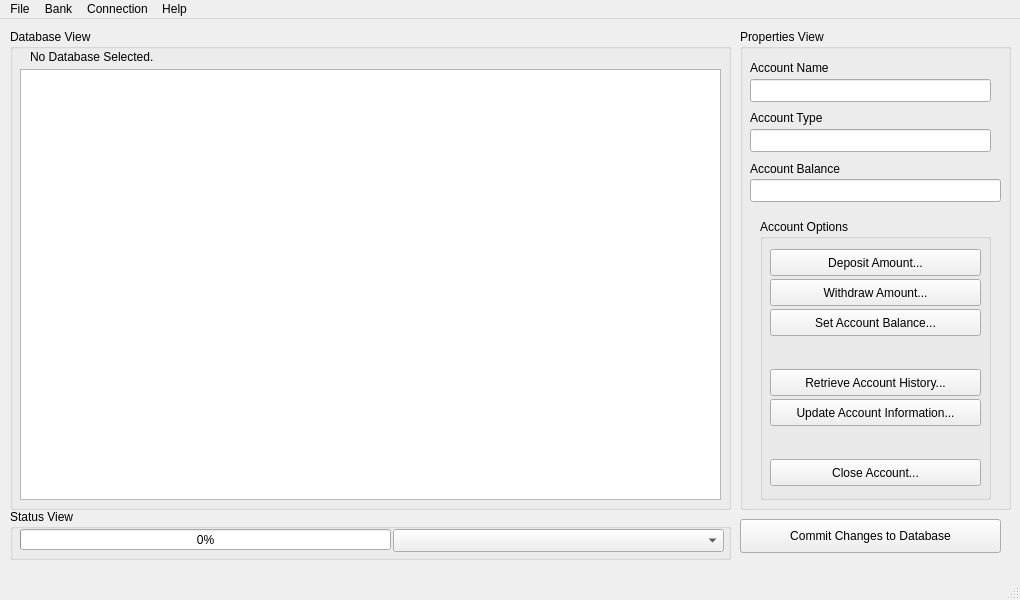
<?xml version="1.0" encoding="UTF-8"?>
<ui version="4.0">
 <class>MainWindow</class>
 <widget class="QMainWindow" name="MainWindow">
  <property name="geometry">
   <rect>
    <x>0</x>
    <y>0</y>
    <width>1020</width>
    <height>600</height>
   </rect>
  </property>
  <property name="minimumSize">
   <size>
    <width>1020</width>
    <height>600</height>
   </size>
  </property>
  <property name="maximumSize">
   <size>
    <width>1020</width>
    <height>600</height>
   </size>
  </property>
  <property name="windowTitle">
   <string>EasyAcct Unified Bank Account Manager</string>
  </property>
  <widget class="QWidget" name="centralwidget">
   <widget class="QGroupBox" name="groupBox">
    <property name="geometry">
     <rect>
      <x>10</x>
      <y>10</y>
      <width>721</width>
      <height>481</height>
     </rect>
    </property>
    <property name="title">
     <string>Database View</string>
    </property>
    <widget class="QTableView" name="vD_Table">
     <property name="geometry">
      <rect>
       <x>10</x>
       <y>40</y>
       <width>701</width>
       <height>431</height>
      </rect>
     </property>
     <property name="cornerButtonEnabled">
      <bool>false</bool>
     </property>
    </widget>
    <widget class="QLabel" name="vD_DatabaseTitle">
     <property name="geometry">
      <rect>
       <x>20</x>
       <y>20</y>
       <width>681</width>
       <height>16</height>
      </rect>
     </property>
     <property name="text">
      <string>No Database Selected.</string>
     </property>
    </widget>
   </widget>
   <widget class="QGroupBox" name="groupBox_2">
    <property name="geometry">
     <rect>
      <x>10</x>
      <y>490</y>
      <width>721</width>
      <height>51</height>
     </rect>
    </property>
    <property name="title">
     <string>Status View</string>
    </property>
    <widget class="QProgressBar" name="vS_ProgressBar">
     <property name="geometry">
      <rect>
       <x>10</x>
       <y>20</y>
       <width>371</width>
       <height>21</height>
      </rect>
     </property>
     <property name="value">
      <number>0</number>
     </property>
     <property name="textVisible">
      <bool>true</bool>
     </property>
    </widget>
    <widget class="QComboBox" name="vS_History">
     <property name="geometry">
      <rect>
       <x>383</x>
       <y>20</y>
       <width>331</width>
       <height>23</height>
      </rect>
     </property>
     <property name="duplicatesEnabled">
      <bool>true</bool>
     </property>
     <property name="DropDownStyle" stdset="0">
      <string>DropDownList</string>
     </property>
    </widget>
   </widget>
   <widget class="QGroupBox" name="groupBox_3">
    <property name="geometry">
     <rect>
      <x>740</x>
      <y>10</y>
      <width>271</width>
      <height>481</height>
     </rect>
    </property>
    <property name="title">
     <string>Properties View</string>
    </property>
    <widget class="QLabel" name="label_2">
     <property name="geometry">
      <rect>
       <x>10</x>
       <y>30</y>
       <width>91</width>
       <height>17</height>
      </rect>
     </property>
     <property name="text">
      <string>Account Name</string>
     </property>
    </widget>
    <widget class="QLabel" name="label_3">
     <property name="geometry">
      <rect>
       <x>10</x>
       <y>80</y>
       <width>81</width>
       <height>17</height>
      </rect>
     </property>
     <property name="text">
      <string>Account Type</string>
     </property>
    </widget>
    <widget class="QLabel" name="label">
     <property name="geometry">
      <rect>
       <x>10</x>
       <y>130</y>
       <width>251</width>
       <height>20</height>
      </rect>
     </property>
     <property name="text">
      <string>Account Balance</string>
     </property>
    </widget>
    <widget class="QLineEdit" name="vP_AccountBalanceBox">
     <property name="geometry">
      <rect>
       <x>10</x>
       <y>150</y>
       <width>251</width>
       <height>23</height>
      </rect>
     </property>
    </widget>
    <widget class="QGroupBox" name="groupBox_4">
     <property name="geometry">
      <rect>
       <x>20</x>
       <y>190</y>
       <width>231</width>
       <height>281</height>
      </rect>
     </property>
     <property name="title">
      <string>Account Options</string>
     </property>
     <widget class="QPushButton" name="vP_b_accountDeposit">
      <property name="geometry">
       <rect>
        <x>10</x>
        <y>30</y>
        <width>211</width>
        <height>27</height>
       </rect>
      </property>
      <property name="text">
       <string>Deposit Amount...</string>
      </property>
     </widget>
     <widget class="QPushButton" name="vP_b_accountWithdraw">
      <property name="geometry">
       <rect>
        <x>10</x>
        <y>60</y>
        <width>211</width>
        <height>27</height>
       </rect>
      </property>
      <property name="text">
       <string>Withdraw Amount...</string>
      </property>
     </widget>
     <widget class="QPushButton" name="vP_b_accountSetBal">
      <property name="geometry">
       <rect>
        <x>10</x>
        <y>90</y>
        <width>211</width>
        <height>27</height>
       </rect>
      </property>
      <property name="text">
       <string>Set Account Balance...</string>
      </property>
     </widget>
     <widget class="QPushButton" name="vP_b_retrieveAccountHistory">
      <property name="geometry">
       <rect>
        <x>10</x>
        <y>150</y>
        <width>211</width>
        <height>27</height>
       </rect>
      </property>
      <property name="text">
       <string>Retrieve Account History...</string>
      </property>
     </widget>
     <widget class="QPushButton" name="vP_b_updateAccountInfo">
      <property name="geometry">
       <rect>
        <x>10</x>
        <y>180</y>
        <width>211</width>
        <height>27</height>
       </rect>
      </property>
      <property name="text">
       <string>Update Account Information...</string>
      </property>
     </widget>
     <widget class="QPushButton" name="vP_b_closeAccount">
      <property name="geometry">
       <rect>
        <x>10</x>
        <y>240</y>
        <width>211</width>
        <height>27</height>
       </rect>
      </property>
      <property name="text">
       <string>Close Account...</string>
      </property>
     </widget>
    </widget>
    <widget class="QLineEdit" name="vP_AccountNameBox">
     <property name="geometry">
      <rect>
       <x>10</x>
       <y>50</y>
       <width>241</width>
       <height>23</height>
      </rect>
     </property>
     <property name="text">
      <string/>
     </property>
    </widget>
    <widget class="QLineEdit" name="vP_AccountTypeBox">
     <property name="geometry">
      <rect>
       <x>10</x>
       <y>100</y>
       <width>241</width>
       <height>23</height>
      </rect>
     </property>
    </widget>
   </widget>
   <widget class="QPushButton" name="commitchanges">
    <property name="geometry">
     <rect>
      <x>740</x>
      <y>500</y>
      <width>261</width>
      <height>34</height>
     </rect>
    </property>
    <property name="text">
     <string>Commit Changes to Database</string>
    </property>
   </widget>
  </widget>
  <widget class="QMenuBar" name="menubar">
   <property name="geometry">
    <rect>
     <x>0</x>
     <y>0</y>
     <width>1020</width>
     <height>30</height>
    </rect>
   </property>
   <widget class="QMenu" name="menuFile">
    <property name="title">
     <string>File</string>
    </property>
    <widget class="QMenu" name="menuNew">
     <property name="title">
      <string>New...</string>
     </property>
     <addaction name="mf_b_newdbfile"/>
    </widget>
    <widget class="QMenu" name="menuImport">
     <property name="title">
      <string>Import...</string>
     </property>
     <addaction name="mf_i_importacctfromcsv"/>
     <addaction name="mf_i_importtransfromcsv"/>
    </widget>
    <addaction name="menuNew"/>
    <addaction name="separator"/>
    <addaction name="menuImport"/>
   </widget>
   <widget class="QMenu" name="menuAccounts">
    <property name="title">
     <string>Bank</string>
    </property>
    <addaction name="mb_a_open"/>
    <addaction name="separator"/>
   </widget>
   <widget class="QMenu" name="menuConnection">
    <property name="title">
     <string>Connection</string>
    </property>
    <addaction name="mb_c_connectionoptions"/>
    <addaction name="separator"/>
    <addaction name="actionSync_with_connection"/>
   </widget>
   <widget class="QMenu" name="menuHelp">
    <property name="title">
     <string>Help</string>
    </property>
    <addaction name="mb_v_policy"/>
    <addaction name="actionAbout"/>
   </widget>
   <addaction name="menuFile"/>
   <addaction name="menuAccounts"/>
   <addaction name="menuConnection"/>
   <addaction name="menuHelp"/>
  </widget>
  <widget class="QStatusBar" name="statusbar"/>
  <action name="mb_f_new">
   <property name="text">
    <string>Import Accounts from CSV...</string>
   </property>
  </action>
  <action name="mb_f_open">
   <property name="text">
    <string>Open Database From File</string>
   </property>
  </action>
  <action name="mb_f_save">
   <property name="text">
    <string>Save Database To File</string>
   </property>
  </action>
  <action name="mb_c_connect">
   <property name="text">
    <string>Connect to Database Server...</string>
   </property>
  </action>
  <action name="mb_c_disconnect">
   <property name="text">
    <string>Disconnect</string>
   </property>
  </action>
  <action name="mb_a_open">
   <property name="text">
    <string>Open Account</string>
   </property>
  </action>
  <action name="mb_a_close">
   <property name="text">
    <string>Close Account</string>
   </property>
  </action>
  <action name="actionChange_Account_Type">
   <property name="text">
    <string>Change Account Type</string>
   </property>
  </action>
  <action name="mb_v_policy">
   <property name="text">
    <string>Account Policy Reference</string>
   </property>
  </action>
  <action name="mb_c_fetch">
   <property name="text">
    <string>Fetch entries from Server...</string>
   </property>
  </action>
  <action name="mb_c_connectionoptions">
   <property name="text">
    <string>Database Connections...</string>
   </property>
  </action>
  <action name="actionImport_Transactions_from_CSV">
   <property name="text">
    <string>Import Transactions from CSV...</string>
   </property>
  </action>
  <action name="actionImport_Accounts_from_CSV">
   <property name="text">
    <string>Import Accounts from CSV...</string>
   </property>
  </action>
  <action name="actionExport_Accounts_to_CSV">
   <property name="text">
    <string>Export Accounts to CSV...</string>
   </property>
  </action>
  <action name="actionRefresh_Current_Connection">
   <property name="text">
    <string>Reconnect</string>
   </property>
  </action>
  <action name="actionExport_Database_to_File">
   <property name="text">
    <string>Export Database to File...</string>
   </property>
  </action>
  <action name="actionAbout">
   <property name="text">
    <string>About</string>
   </property>
  </action>
  <action name="actionSync_with_connection">
   <property name="text">
    <string>Reload from Database</string>
   </property>
  </action>
  <action name="actionPush_Changes">
   <property name="text">
    <string>Push Changes</string>
   </property>
  </action>
  <action name="actionCreate_Blank_Database_File">
   <property name="text">
    <string>Create Blank Database File</string>
   </property>
  </action>
  <action name="mf_b_newdbfile">
   <property name="text">
    <string>Blank Database File (.db)</string>
   </property>
  </action>
  <action name="actionSave">
   <property name="text">
    <string>Save...</string>
   </property>
  </action>
  <action name="mf_i_importacctfromcsv">
   <property name="text">
    <string>Account Data from .CSV</string>
   </property>
  </action>
  <action name="mf_i_importtransfromcsv">
   <property name="text">
    <string>Transaction Data from .CSV</string>
   </property>
  </action>
  <action name="actionAccounts_to_CSV">
   <property name="text">
    <string>Accounts to .CSV</string>
   </property>
  </action>
  <action name="actionTransactions_to_CSV">
   <property name="text">
    <string>Transactions to .CSV</string>
   </property>
  </action>
  <action name="mb_a_offlineinitial">
   <property name="text">
    <string>Initialize Offline</string>
   </property>
  </action>
 </widget>
 <resources/>
 <connections/>
</ui>
